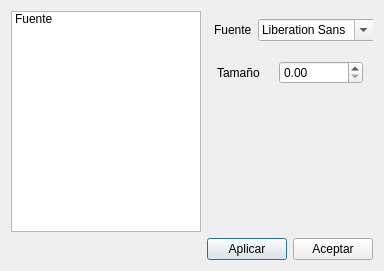
<?xml version="1.0" encoding="UTF-8"?>
<ui version="4.0">
 <class>DuPreferenciasDialog</class>
 <widget class="QDialog" name="DuPreferenciasDialog">
  <property name="geometry">
   <rect>
    <x>0</x>
    <y>0</y>
    <width>384</width>
    <height>271</height>
   </rect>
  </property>
  <property name="windowTitle">
   <string>Preferencias</string>
  </property>
  <layout class="QGridLayout" name="gridLayout_2">
   <item row="2" column="0">
    <spacer name="horizontalSpacer">
     <property name="orientation">
      <enum>Qt::Orientation::Horizontal</enum>
     </property>
     <property name="sizeHint" stdset="0">
      <size>
       <width>215</width>
       <height>20</height>
      </size>
     </property>
    </spacer>
   </item>
   <item row="2" column="1" colspan="2">
    <layout class="QHBoxLayout" name="horizontalLayout_2">
     <item>
      <widget class="QPushButton" name="aplicar">
       <property name="text">
        <string>Aplicar</string>
       </property>
      </widget>
     </item>
     <item>
      <widget class="QPushButton" name="aceptar">
       <property name="text">
        <string>Aceptar</string>
       </property>
      </widget>
     </item>
    </layout>
   </item>
   <item row="0" column="0" rowspan="2">
    <widget class="QListWidget" name="listWidget">
     <item>
      <property name="text">
       <string>Fuente</string>
      </property>
     </item>
    </widget>
   </item>
   <item row="0" column="1" rowspan="2" colspan="2">
    <widget class="QStackedWidget" name="stackedWidget">
     <property name="currentIndex">
      <number>0</number>
     </property>
     <widget class="QWidget" name="pagina">
      <widget class="QWidget" name="">
       <property name="geometry">
        <rect>
         <x>10</x>
         <y>50</y>
         <width>146</width>
         <height>23</height>
        </rect>
       </property>
       <layout class="QHBoxLayout" name="horizontalLayout">
        <item>
         <widget class="QLabel" name="label_2">
          <property name="text">
           <string>Tamaño</string>
          </property>
         </widget>
        </item>
        <item>
         <widget class="QDoubleSpinBox" name="doubleSpinBox">
          <property name="maximum">
           <double>999999999999999.000000000000000</double>
          </property>
         </widget>
        </item>
       </layout>
      </widget>
      <widget class="QWidget" name="">
       <property name="geometry">
        <rect>
         <x>7</x>
         <y>7</y>
         <width>161</width>
         <height>24</height>
        </rect>
       </property>
       <layout class="QHBoxLayout" name="horizontalLayout_3">
        <item>
         <widget class="QLabel" name="label">
          <property name="text">
           <string>Fuente</string>
          </property>
         </widget>
        </item>
        <item>
         <widget class="QFontComboBox" name="fontComboBox"/>
        </item>
       </layout>
      </widget>
     </widget>
    </widget>
   </item>
  </layout>
 </widget>
 <resources/>
 <connections/>
</ui>
